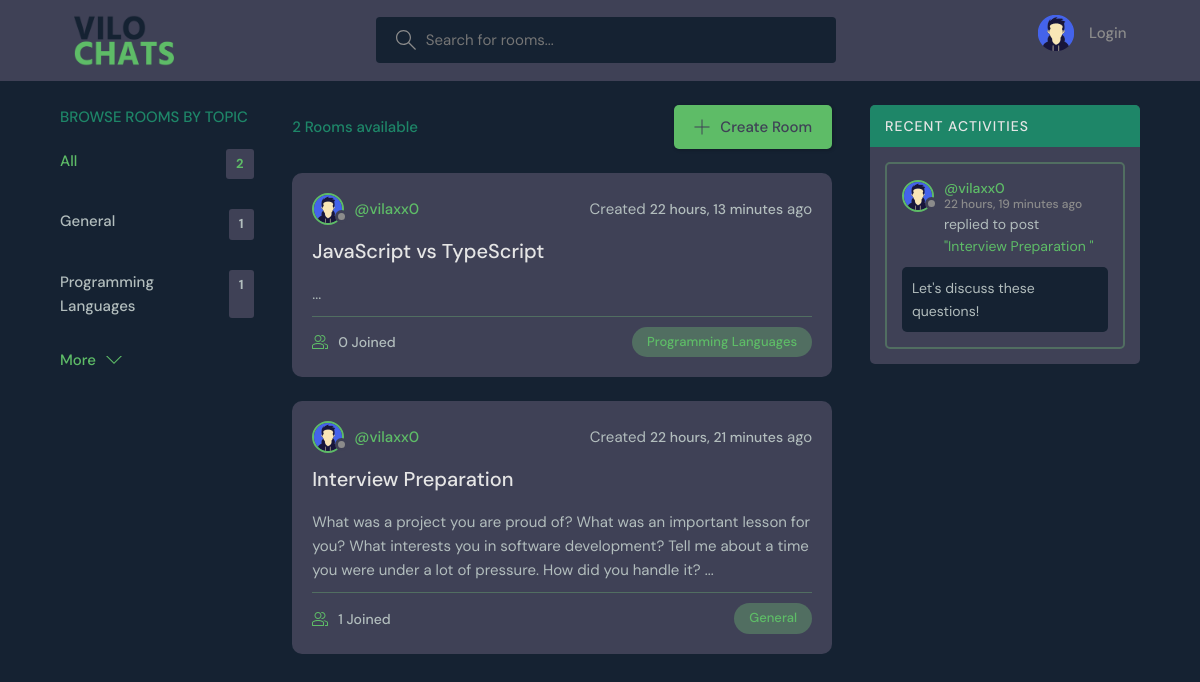
The app's page /, older data.
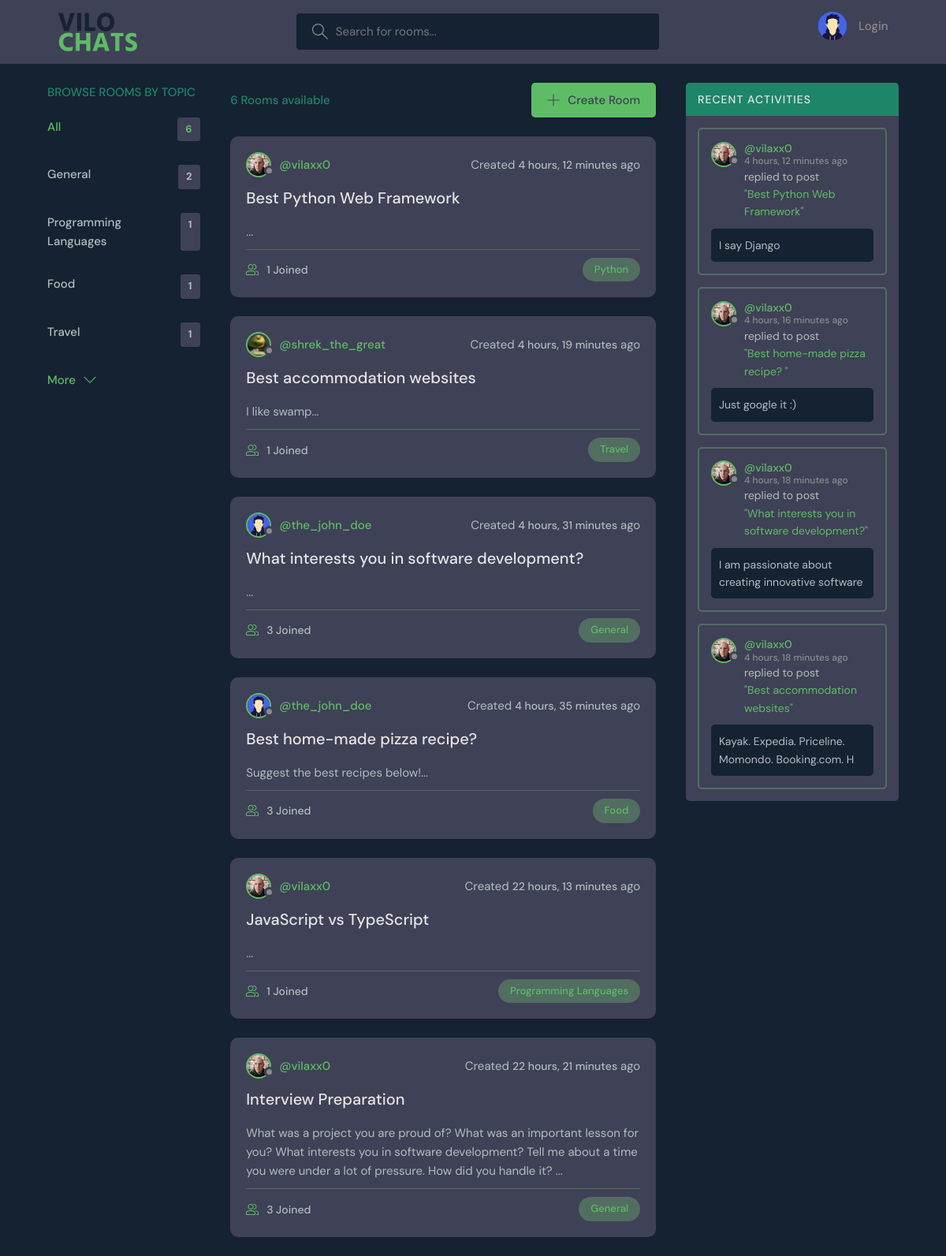
The same page, newer data.
### base/models.py (models this page shows, shortened)
class Topic(models.Model):
    name = models.CharField(max_length=200)

class Room(models.Model):
    host = models.ForeignKey(User, on_delete=models.SET_NULL, null=True)
    topic = models.ForeignKey(Topic, on_delete=models.SET_NULL, null=True)
    name = models.CharField(max_length=200)
    description = models.TextField(null=True, blank=True)
    participants = models.ManyToManyField(User, related_name='participants', blank=True)
    updated = models.DateTimeField(auto_now=True)
    created = models.DateTimeField(auto_now_add=True)
    class Meta:
        ordering = ['-updated', '-created']
    def __str__(self):
        return self.name

class User(AbstractUser):
    name = models.CharField(max_length=200, null=True)
    email = models.EmailField(unique=True, max_length=200, null=True)
    bio = models.TextField(null=True, blank=True)
    avatar = models.ImageField(default="avatar.svg", null=True, blank=True)
    USERNAME_FIELD = 'email'
    REQUIRED_FIELDS = []

class Message(models.Model):
    user = models.ForeignKey(User, on_delete=models.CASCADE)
    room = models.ForeignKey(Room, on_delete=models.CASCADE)
    body = models.TextField()
    updated = models.DateTimeField(auto_now=True)
    created = models.DateTimeField(auto_now_add=True)
    class Meta:
        ordering = ['-updated', '-created']
    def __str__(self):
        return self.body[0:50]

### base/views.py (the view)
# urls.py: 2. Add a URL to urlpatterns:  path('', views.home, name='home')
def home(request):
    q = None
    if(request.GET.get('q') != None):
        q = request.GET.get('q')
    else:
        q = ''
    rooms = Room.objects.filter(
        Q(topic__name__icontains=q) |
        Q(name__icontains=q) |
        Q(host__username__icontains=q)
    )
    topics = Topic.objects.all()[:4]
    room_messages = Message.objects.filter(Q(room__topic__name__icontains=q))[:4]
    all_rooms_count = Room.objects.all().count()
    context = {'rooms': rooms, 'topics': topics, 'room_messages': room_messages, 'all_rooms': all_rooms_count}
    return render(request, 'base/home.html', context)

### base/templates/base/home.html (shortened to what this page needs)
{% extends 'main.html' %} {% block content %}
<main class="layout layout--3">
  <div class="container">
    {% include 'base/topics_component.html' %}
    <div class="roomList">
      <div class="roomList__header">
        <div>
          <p>{{rooms.count}} Rooms available</p>
        </div>
        <a class="btn btn--main" href="{% url 'create-room' %}">
          <svg
            version="1.1"
            xmlns="http://www.w3.org/2000/svg"
            width="32"
            height="32"
            viewBox="0 0 32 32"
          >
            <path
              d="M16.943 0.943h-1.885v14.115h-14.115v1.885h14.115v14.115h1.885v-14.115h14.115v-1.885h-14.115v-14.115z"
            ></path>
          </svg>
          Create Room
        </a>
      </div>
      {% include 'base/feed_component.html' %}
    </div>
    {% include 'base/activity_component.html' %}
  </div>
</main>
{% endblock content %}

### base/templates/base/topics_component.html
<div class="topics">
  <div class="topics__header">
    <h2>Browse Rooms by Topic</h2>
  </div>
  <ul class="topics__list">
    <li>
      <a href="{% url 'home' %}" class="active">
        All <span>{{all_rooms}}</span>
      </a>
    </li>
    {% for topic in topics %}
    <li>
      <a href="{% url 'home' %}?q={{topic.name}}">
        {{topic.name}} <span>{{topic.room_set.all.count}}</span>
      </a>
    </li>
    {% endfor %}
  </ul>
  <a class="btn btn--link" href="{% url 'topics' %}">
    More
    <svg
      version="1.1"
      xmlns="http://www.w3.org/2000/svg"
      width="32"
      height="32"
      viewBox="0 0 32 32"
    >
      <path d="M16 21l-13-13h-3l16 16 16-16h-3l-13 13z"></path>
    </svg>
  </a>
</div>

### base/templates/base/feed_component.html (shortened to what this page needs)
{% for room in rooms %}
<div class="roomListRoom">
  <div class="roomListRoom__header">
    <a
      href="{% url 'user-profile' room.host.id %}"
      class="roomListRoom__author"
    >
      <div class="avatar avatar--small">
        <img src="{{room.host.avatar.url}}" />
      </div>
      <span>@{{ room.host.username }}</span>
    </a>
    <div class="roomListRoom__actions">
      <p>Created <span>{{ room.created|timesince }}</span> ago</p>
    </div>
  </div>
  <div class="roomListRoom__content">
    <a href="{% url 'room' room.id %}">{{ room.name }}</a>
    <p>{{ room.description|slice:"200" }}...</p>
  </div>
  <div class="roomListRoom__meta">
    <a href="{% url 'room' room.id %}" class="roomListRoom__joined">
      {{room.participants.count}} Joined
    </a>
    <a href="{% url 'home' %}?q={{room.topic.name}}">
      <p class="roomListRoom__topic">{{room.topic.name}}</p>
    </a>
  </div>
</div>
{% endfor %}

### base/templates/base/activity_component.html (shortened to what this page needs)
<div class="activities">
  <div class="activities__header">
    <h2>Recent Activities</h2>
  </div>
  {% for message in room_messages %}
  <div class="activities__box">
    <div class="activities__boxHeader roomListRoom__header">
      <a
        href="{% url 'user-profile' message.user.id %}"
        class="roomListRoom__author"
      >
        <div class="avatar avatar--small">
          <img src="{{message.user.avatar.url}}" />
        </div>
        <p>
          @{{ message.user.username }}
          <span>{{ message.created|timesince }} ago</span>
        </p>
      </a>
    </div>
    <div class="activities__boxContent">
      <p>
        replied to post
        <a href="{% url 'room' message.room.id %}"> "{{ message.room }}"</a>
      </p>
      <div class="activities__boxRoomContent">{{ message }}</div>
    </div>
  </div>
  {% endfor %}
</div>

Row changes from the older to the newer data that the page shows:
no longer on this page (row unchanged): Message: user.avatar (placeholder picture), user.username "vilaxx0", created "22 hours, 19 minutes", room "Interview Preparation", body "Let's discuss these questions!"
computed for Topic "General": room_set.all.count "1" → "2"
added Topic: name "Food", room_set.all.count "1"
added Topic: name "Travel", room_set.all.count "1"
added Room: host.avatar (picture), host.username "vilaxx0", created "4 hours, 12 minutes", name "Best Python Web Framework", participants.count "1", topic.name "Python"
added Room: host.avatar (picture), host.username "shrek_the_great", created "4 hours, 19 minutes", name "Best accommodation websites", description "I like swamp", participants.count "1", topic.name "Travel"
added Room: host.avatar (placeholder picture), host.username "the_john_doe", created "4 hours, 31 minutes", name "What interests you in software development?", participants.count "3", topic.name "General"
added Room: host.avatar (placeholder picture), host.username "the_john_doe", created "4 hours, 35 minutes", name "Best home-made pizza recipe?", description "Suggest the best recipes below!", participants.count "3", topic.name "Food"
changed through a linked row, Room "JavaScript vs TypeScript": host.avatar: picture added in place of a placeholder; participants.count "0" → "1"
changed through a linked row, Room "Interview Preparation": host.avatar: picture added in place of a placeholder; participants.count "1" → "3"
added Message: user.avatar (picture), user.username "vilaxx0", created "4 hours, 12 minutes", room "Best Python Web Framework", body "I say Django"
added Message: user.avatar (picture), user.username "vilaxx0", created "4 hours, 16 minutes", room "Best home-made pizza recipe?", body "Just google it :)"
added Message: user.avatar (picture), user.username "vilaxx0", created "4 hours, 18 minutes", room "What interests you in software development?", body "I am passionate about creating innovative software"
added Message: user.avatar (picture), user.username "vilaxx0", created "4 hours, 18 minutes", room "Best accommodation websites", body "Kayak. Expedia. Priceline. Momondo. Booking.com. H"
Text that changed along with them:
{{ all_rooms }}: "2" → "6"
{{ rooms.count }}: "2" → "6"
